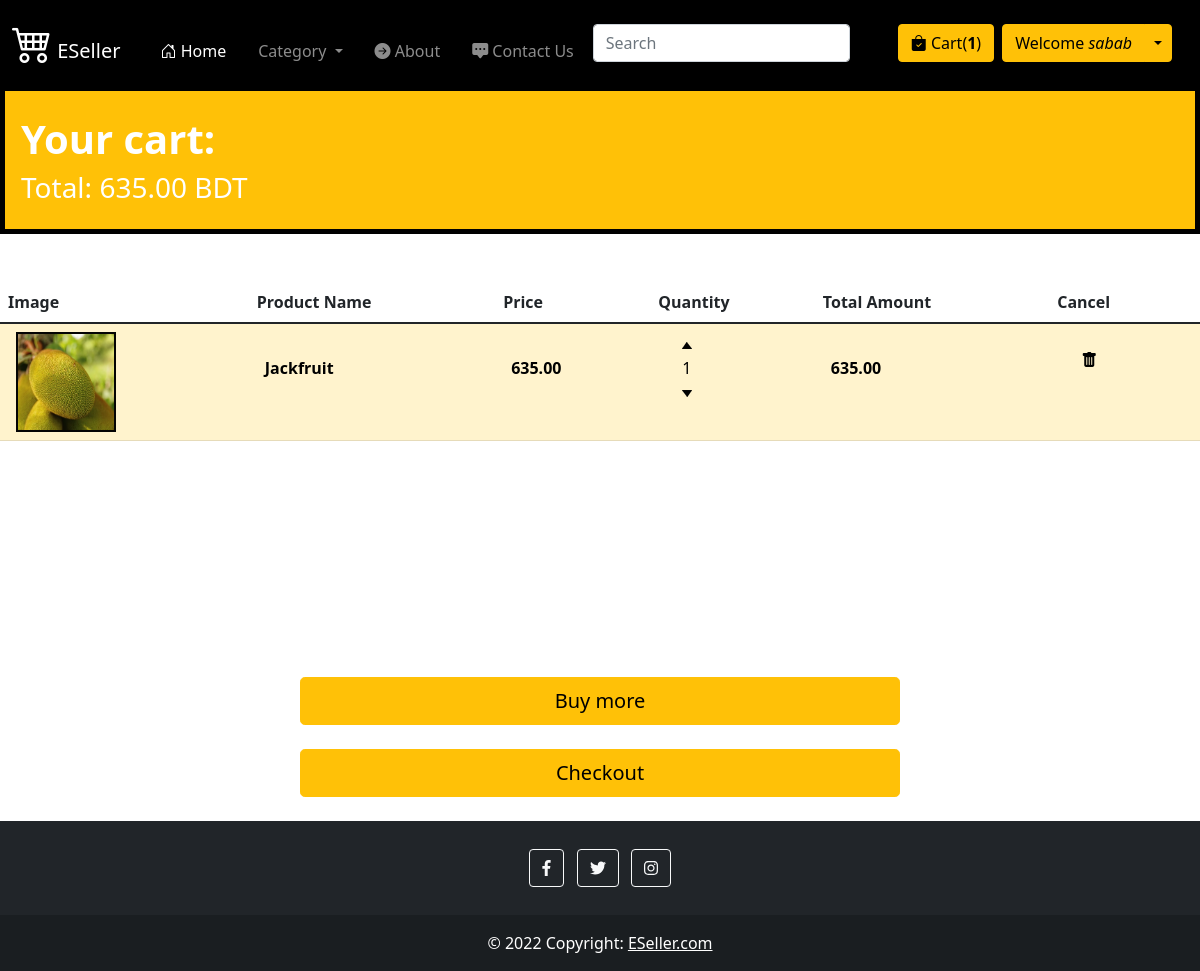
The page /cart (signed in) on the database as committed earlier.
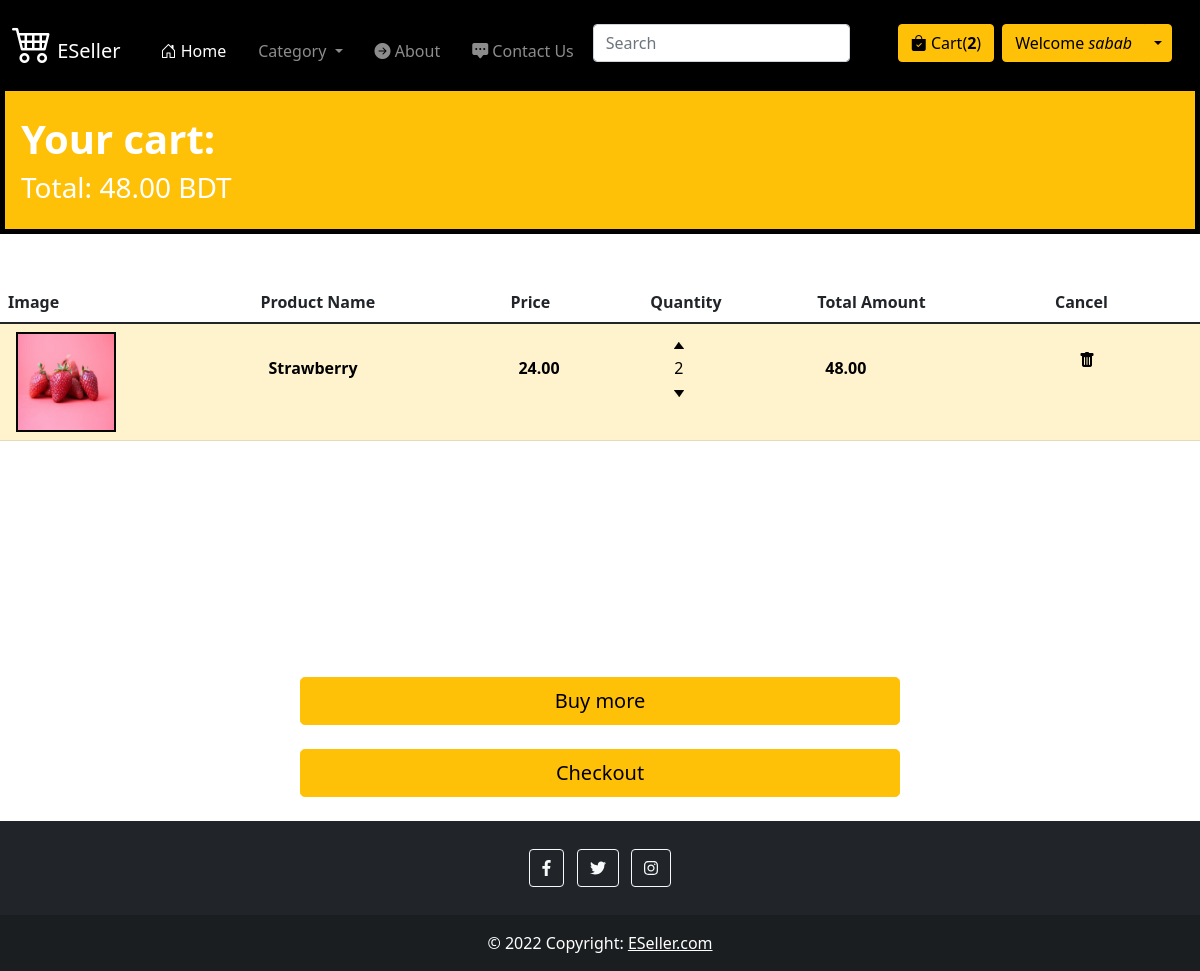
The same page on the database as committed later.
### home/models.py (models this page shows, shortened)
class Order(models.Model):
    customer = models.ForeignKey(User, on_delete=models.SET_NULL, null=True, blank=True)
    date_ordered = models.DateTimeField(auto_now_add=True)
    complete = models.BooleanField(default=False)
    transaction_id = models.CharField(max_length=100, null=True)
    delivered = models.BooleanField(default=False)
    @property
    def get_cart_total(self):
        orderitems = self.orderitem_set.all() #_set is a django operation to set all the orders in orderitem
        total = sum([item.get_total for item in orderitems]) #for getting the total price of all the products in cart
        return total
    @property
    def get_cart_items(self):
        orderitems = self.orderitem_set.all()
        total = sum([item.quantity for item in orderitems]) #for getting the total number of products in cart
        return total

class OrderItem(models.Model):
    product = models.ForeignKey(Product, on_delete=models.SET_NULL, blank=True, null=True)
    order = models.ForeignKey(Order, on_delete=models.SET_NULL, blank=True, null=True)
    quantity = models.IntegerField(default=0, null=True, blank=True)
    date_added = models.DateTimeField(auto_now_add=True)
    @property
    def get_total(self):
        total = self.product.price * self.quantity
        return total

class Product(models.Model):
    product_id = models.AutoField(primary_key=True)
    product_name = models.CharField(max_length=100)
    category = models.CharField(max_length=100)
    price = models.IntegerField()
    description = models.CharField(max_length=400)
    pub_date = models.DateField()
    image = models.ImageField(upload_to="static")

### home/views.py (the view)
# urls.py: path("cart", views.cart, name='cart'),
def cart(request):
    customer = request.user
    if request.user.is_authenticated and Order.objects.filter(customer=customer,complete=False).count():
        order = Order.objects.get(customer=customer, complete=False)
        items = order.orderitem_set.all()
        number_of_product_in_cart = order.get_cart_items
        context = {'items':items, 'number_of_product_in_cart':number_of_product_in_cart, 'order':order}
    else:
        number_of_product_in_cart = 0
        context = {'number_of_product_in_cart':number_of_product_in_cart}
    return render(request, 'cart.html', context)

### templates/cart.html (shortened to what this page needs)
{% extends 'base.html' %}
{% block body %}
{% load static %}
<div class="p-3 mb-1 bg-warning text-white  my-0 mb-5" style="border:5px solid black">
  <h1><h1><b>Your cart: {{n}}</b></h1>
  <h3>Total: {{order.get_cart_total | floatformat:2}} BDT</h3>
</div>
    <div class="container-fluid px-0 py-0 mb-0" style="height:371px; overflow: scroll;">
    <table class="table">
      <thead>
        <tr>
          <th scope="col">Image</th>
          <th scope="col">Product Name</th>
          <th scope="col">Price</th>
          <th scope="col">Quantity</th>
          <th scope="col">Total Amount</th>
          <th scope="col">Cancel</th>
        </tr>
      </thead>
      <tbody class="table-group-divider">
        {% for item in items%}
        <tr>
          <td class="table-warning"> <div class="mx-2 mt-0"><img src="{{item.product.image}}" style="border:2px solid #040404" height="100px" width="100px"></div></td>
          <td class="table-warning"> <div class="mx-2 mt-4"><b>{{item.product.product_name}}</b></div></td>
          <td class="table-warning"><div class="mx-2 mt-4"><b>{{item.product.price | floatformat:2}}</b></div></td>
          <td class="table-warning">
              <div class="quantity mx-4">
                  <img data-product="{{item.product.product_id}}" data-action="add" src="{% static 'arrow-up.png' %}" class="chg-quantity update-cart">
                  <p class="quantity my-0">{{item.quantity}}</p>
                  <img data-product="{{item.product.product_id}}" data-action="remove" src="{% static 'arrow-down.png' %}" class="chg-quantity update-cart">
              </div>
          </td>
          <td class="table-warning"><div class="mx-2 mt-4"><b>{{item.get_total | floatformat:2}}</b></div></td>
          <td class="table-warning"><div class="mt-3 mx-4"><i  data-product="{{item.product.product_id}}" data-action="cancel" class="bi bi-trash-fill chg-quantity update-cart"></i></div></td>
        </tr>
      {% endfor %}
      </tbody>
    </table>
  </div>
  <a class="w-50 btn btn-warning btn-lg mt-4 d-grid gap-2 col-6 mx-auto"" href="/">Buy more</a>
  <a class="w-50 btn btn-warning btn-lg mt-4 mb-4 d-grid gap-2 col-6 mx-auto"" href="/checkout">Checkout</a>
{% endblock body %}

### templates/base.html (shortened to what this page needs)
<!DOCTYPE html>
<html lang="en">
{% load static %}
<head>
  <link href="https://cdn.jsdelivr.net/npm/bootstrap@5.1.3/dist/css/bootstrap.min.css" rel="stylesheet"
 />
  <link rel="stylesheet" href="https://cdn.jsdelivr.net/npm/bootstrap-icons@1.7.2/font/bootstrap-icons.css" />
</head>
<body>
  <nav class="navbar navbar-expand-lg navbar-dark" style="background-color: #000000;">
    <div class="container-fluid">
      <a class="navbar-brand" href="/">
        <i class="bi bi-cart4" style="font-size: 40px"></i>
        ESeller
      </a>
      <div class="collapse navbar-collapse" id="navbarSupportedContent">
        <ul class="navbar-nav me-auto mb-2 mb-lg-0">
          <li class="nav-item ms-3">
            <a class="nav-link active mt-3" aria-current="page" href="/">
              <i class="bi bi-house-door"></i> Home</a>
          </li>
          <li class="nav-item dropdown ms-3">
            <a class="nav-link dropdown-toggle mt-3" href="#" id="navbarDropdown" role="button"
              data-bs-toggle="dropdown" aria-expanded="false">
              Category
            </a>
          </li>
          <li class="nav-item ms-3">
            <a class="nav-link mt-3" href="/about">
              <i class="bi bi-arrow-right-circle-fill"></i> About</a>
          </li>
          <li class="nav-item ms-3">
            <a class="nav-link mt-3" href="/contact">
              <i class="bi bi-chat-square-dots-fill"></i>
              Contact Us</a>
          </li>
        </ul>
        <form method='get' action='/search' class="form-inline mb-3 me-5 mt-3">
          <input class="form-control mr-sm-2" type="search" placeholder="Search" aria-label="Search" name="search" id="search">
        </form>
        {% if user.is_authenticated %}
        {% if user.is_superuser%}
        <button type="button" class="btn btn-warning position-relative me-4">
          <i class="bi bi-bell-fill"></i>
          <span class="position-absolute top-0 start-100 translate-middle badge rounded-pill bg-danger">
            1
            <span class="visually-hidden">unread messages</span>
          </span>
        </button>
        {% comment %} Nothing will happen because admin can not buy products {% endcomment %}
        {% else %}
        <a type="button" class="btn btn-warning me-2" href="/cart"><i class="bi bi-bag-check-fill"></i> Cart(<b>{{number_of_product_in_cart}}</b>)</a>
        {% endif %}
        <div class="btn-group me-3">
          <button type="button" class="btn btn-warning">
            Welcome <i>{{request.user}}</i>
          </button>
          <button type="button" class="btn btn-warning dropdown-toggle dropdown-toggle-split" data-bs-toggle="dropdown"
            aria-expanded="false">
          </button>
        </div>
        {%endif%}
      </div>
    </div>
  </nav>
  {% block body %}{% endblock body %}
    <footer class="bg-dark text-center text-white last-part">
      <div class="container p-4 pb-0">
        <section class="mb-4">
          <a class="btn btn-outline-light btn-floating m-1" href="https://facebook.com/home" role="button"><i class="fab fa-facebook-f"></i></a>
          <a class="btn btn-outline-light btn-floating m-1" href="https://twitter.com" role="button"
            ><i class="fab fa-twitter"></i
          ></a>
          <a class="btn btn-outline-light btn-floating m-1" href="https://instagram.com" role="button"
            ><i class="fab fa-instagram"></i
          ></a>
        </section>
      </div>
      <div class="text-center p-3" style="background-color: rgba(0, 0, 0,0.2);">
        © 2022 Copyright:
        <a class="text-white" href="https://eseller.com">ESeller.com</a>
      </div>
    </footer>
</body>
</html>

Rows that differ between the two databases and show on the page:
removed Order: get_cart_total "635.00"
removed OrderItem: product.image (picture), product.product_name "Jackfruit", product.price "635.00", quantity "1", get_total "635.00"
added Order: get_cart_total "48.00"
added OrderItem: product.image (picture), product.product_name "Strawberry", product.price "24.00", quantity "2", get_total "48.00"
Other text that changed with them:
{{ number_of_product_in_cart }}: "1" → "2"
